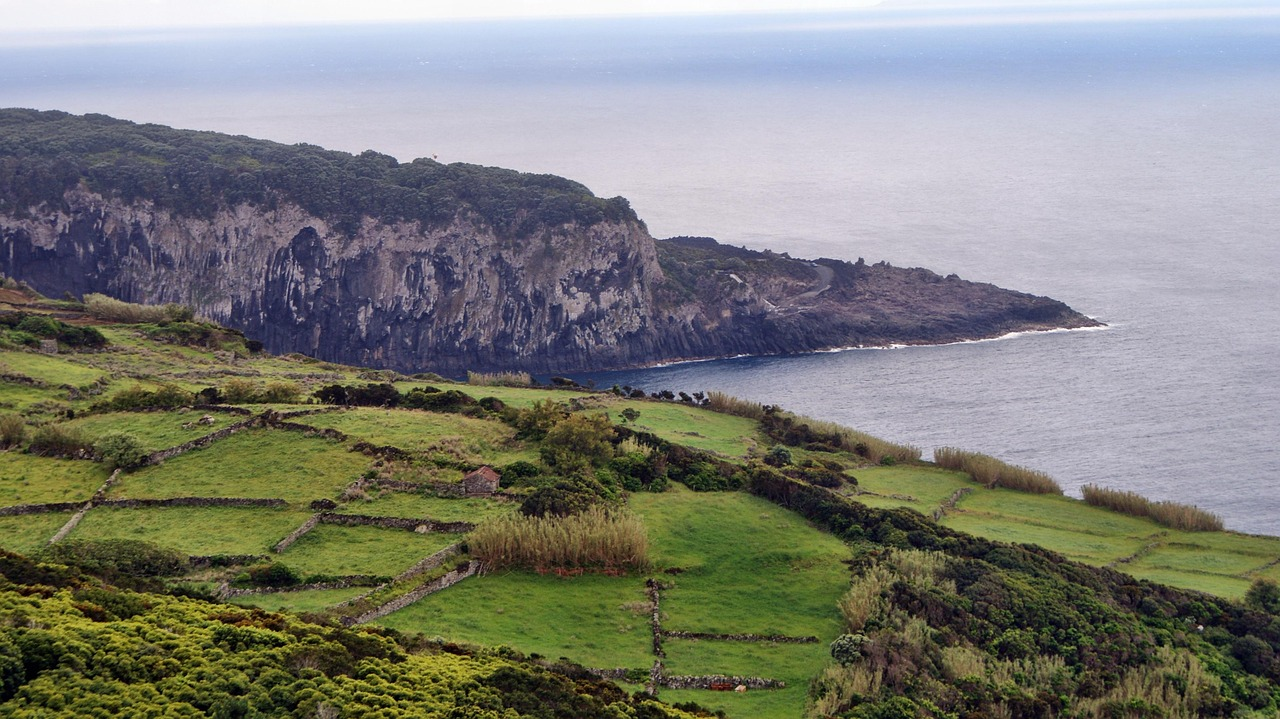
#> input picture test.jpg, 1280 x 719 px, found by its file name
$ python ass3.py
#> lines starting #> are read from the running program, lines starting #| are printed output that depends on the picture
import cv2
import numpy as np
import matplotlib.pyplot as plt


img_rgb = cv2.imread("test.jpg", 0)
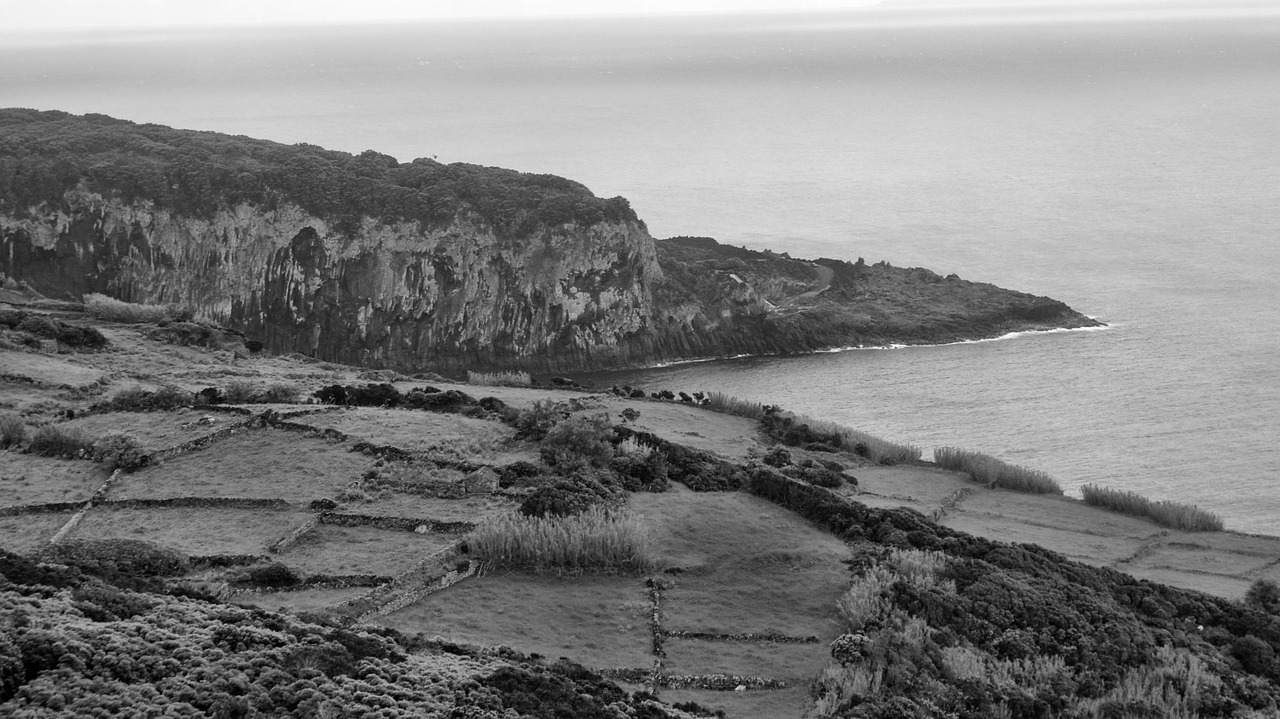
#> img_rgb: shape (719, 1280); min 0, max 255, mean 126.2

kernel = np.ones((10,10), np.float32) / 100
#blurred = cv2.filter2D(img_rgb, -1, kernel)
blurred = cv2.GaussianBlur(img_rgb, (11,11), 0)

f = np.fft.fft2(img_rgb)
fshift = np.fft.fftshift(f)

f2 = np.fft.fft2(blurred)
fshift2 = np.fft.fftshift(f2)

magnitude_spectrum = 20 * np.log(np.abs(fshift))
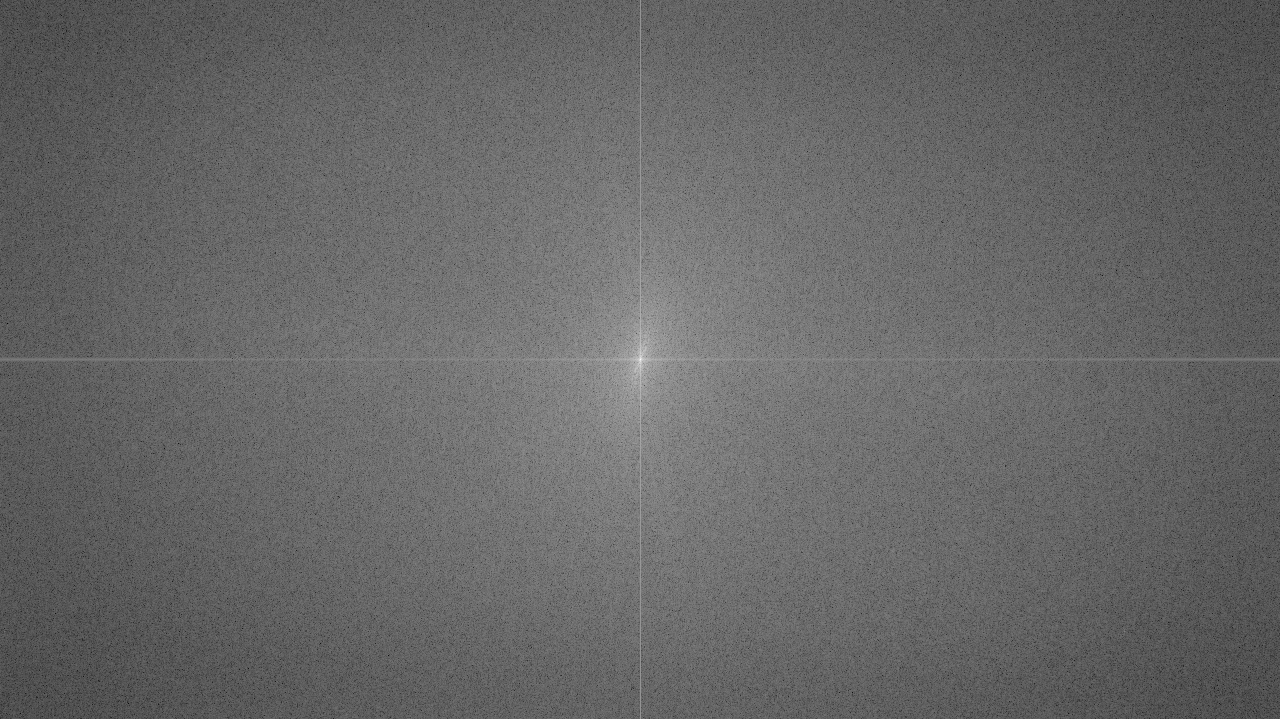
#> magnitude_spectrum: shape (719, 1280) float64; min 40.69, max 371.4, mean 174.5; drawn with min black and max white
magnitude_spectrum_blurred = 20 * np.log(np.abs(fshift2))
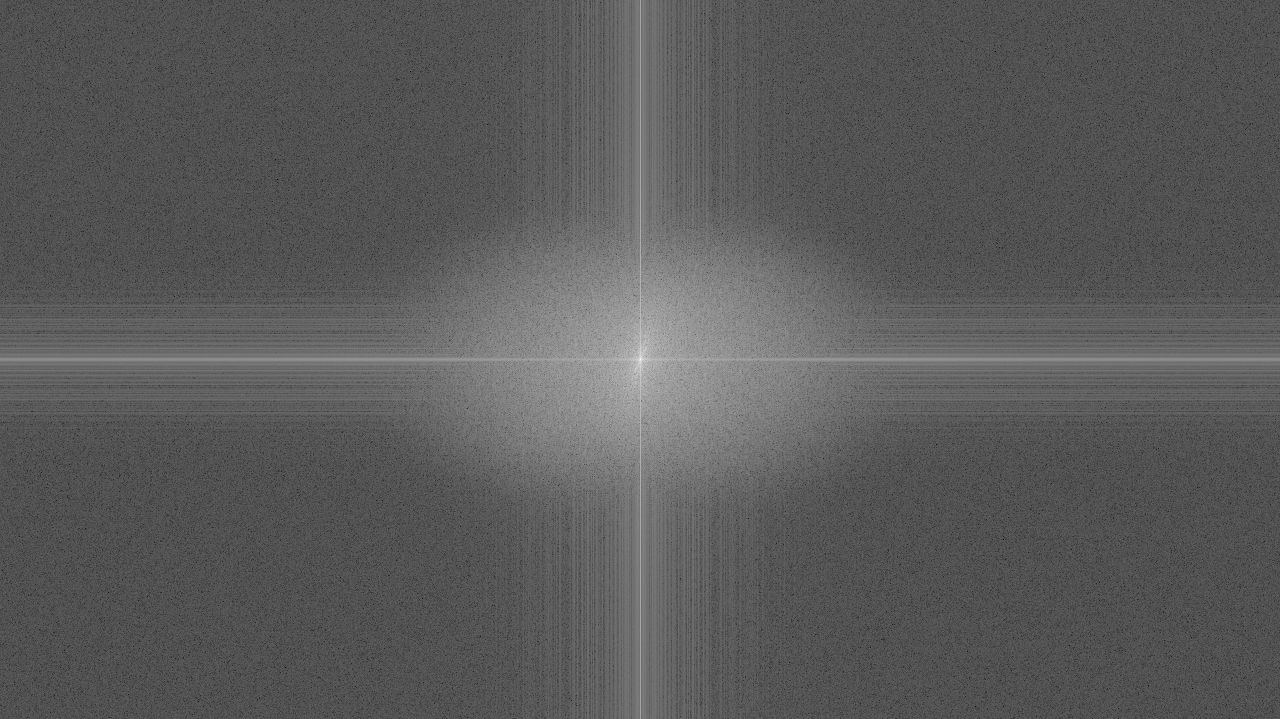
#> magnitude_spectrum_blurred: shape (719, 1280) float64; min -17.75, max 371.4, mean 121.2; drawn with min black and max white

plt.figure(figsize=(8,4))
plt.subplot(1,4,1)
plt.imshow(img_rgb)
plt.title("Original")

plt.subplot(1,4,2)
plt.imshow(magnitude_spectrum)
plt.title("magnitude_spectrum")

plt.subplot(1,4,3)
plt.imshow(blurred, cmap='gray')
plt.title("Blurred")

plt.subplot(1,4,4)
plt.imshow(magnitude_spectrum_blurred, cmap='gray')
plt.title("magnitude_spectrum_blurred")
plt.show()
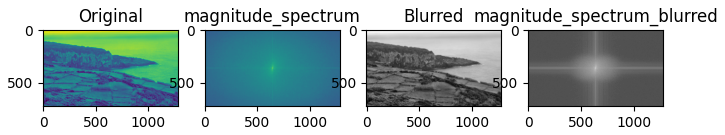
#> figure drawn by matplotlib, 4 panels


rows, cols = img_rgb.shape
#> rows = 719; cols = 1280
crow, ccol = rows // 2 , cols // 2
#> crow = 359; ccol = 640

mask = np.ones((rows, cols), np.uint8)
size = 30
mask[crow-size:crow+size, ccol-size:ccol+size] = 0
fshift_filtered = fshift * mask
f_ishift = np.fft.ifftshift(fshift_filtered)
img_back = np.fft.ifft2(f_ishift)
img_back = np.abs(img_back)
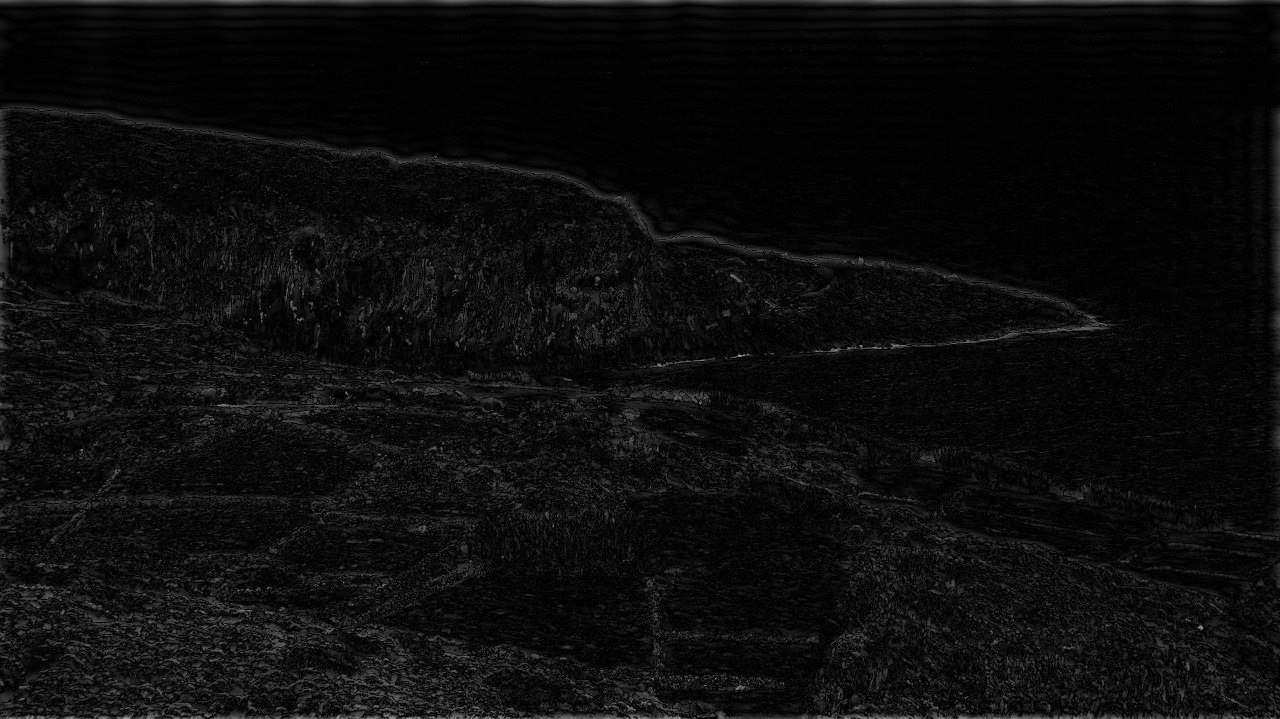
#> img_back: shape (719, 1280) float64; min 0.00556, max 184.3, mean 13.2


plt.figure(figsize=(12,4))
plt.subplot(1,3,1)
plt.imshow(img_rgb, cmap='gray')
plt.title("Original")
plt.axis("off")

plt.subplot(1,3,2)
plt.imshow(mask, cmap='gray')
plt.title("High-Pass Mask")
plt.axis("off")

plt.subplot(1,3,3)
plt.imshow(img_back, cmap='gray')
plt.title("High-Pass Result")
plt.axis("off")

plt.show()
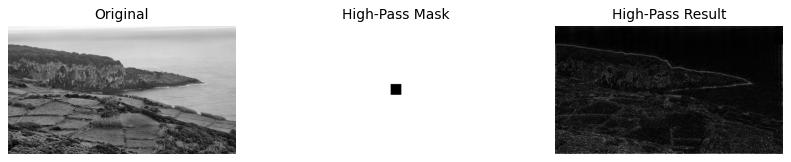
#> figure drawn by matplotlib, 3 panels
